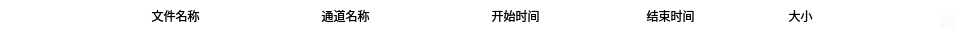
<?xml version="1.0" encoding="UTF-8"?>
<ui version="4.0">
 <class>FormDownloadFile</class>
 <widget class="QWidget" name="FormDownloadFile">
  <property name="geometry">
   <rect>
    <x>0</x>
    <y>0</y>
    <width>977</width>
    <height>42</height>
   </rect>
  </property>
  <property name="windowTitle">
   <string>Form</string>
  </property>
  <property name="styleSheet">
   <string notr="true">QWidget#widgetFileItemMain
{
	border-image: url(:/png/df_file_item_bg.png);
	selection-border-image: url(:/png/df_file_item_bg.png);
}

QWidget
{
	
	background-color: rgba(255, 255, 255, 0);
}</string>
  </property>
  <widget class="QWidget" name="widgetFileItemMain" native="true">
   <property name="geometry">
    <rect>
     <x>0</x>
     <y>1</y>
     <width>977</width>
     <height>33</height>
    </rect>
   </property>
   <widget class="QCheckBox" name="checkBox">
    <property name="geometry">
     <rect>
      <x>10</x>
      <y>1</y>
      <width>71</width>
      <height>28</height>
     </rect>
    </property>
    <property name="text">
     <string/>
    </property>
   </widget>
   <widget class="QLabel" name="labelName">
    <property name="geometry">
     <rect>
      <x>90</x>
      <y>1</y>
      <width>171</width>
      <height>28</height>
     </rect>
    </property>
    <property name="text">
     <string>文件名称</string>
    </property>
    <property name="alignment">
     <set>Qt::AlignCenter</set>
    </property>
   </widget>
   <widget class="QLabel" name="labelChannel">
    <property name="geometry">
     <rect>
      <x>260</x>
      <y>1</y>
      <width>171</width>
      <height>28</height>
     </rect>
    </property>
    <property name="text">
     <string>通道名称</string>
    </property>
    <property name="alignment">
     <set>Qt::AlignCenter</set>
    </property>
   </widget>
   <widget class="QLabel" name="labelBeginTime">
    <property name="geometry">
     <rect>
      <x>430</x>
      <y>1</y>
      <width>171</width>
      <height>28</height>
     </rect>
    </property>
    <property name="text">
     <string>开始时间</string>
    </property>
    <property name="alignment">
     <set>Qt::AlignCenter</set>
    </property>
   </widget>
   <widget class="QLabel" name="labelEndTime">
    <property name="geometry">
     <rect>
      <x>610</x>
      <y>1</y>
      <width>121</width>
      <height>28</height>
     </rect>
    </property>
    <property name="text">
     <string>结束时间</string>
    </property>
    <property name="alignment">
     <set>Qt::AlignCenter</set>
    </property>
   </widget>
   <widget class="QLabel" name="labelSize">
    <property name="geometry">
     <rect>
      <x>740</x>
      <y>1</y>
      <width>121</width>
      <height>28</height>
     </rect>
    </property>
    <property name="text">
     <string>大小</string>
    </property>
    <property name="alignment">
     <set>Qt::AlignCenter</set>
    </property>
   </widget>
   <widget class="QWidget" name="widget_2" native="true">
    <property name="geometry">
     <rect>
      <x>910</x>
      <y>1</y>
      <width>61</width>
      <height>28</height>
     </rect>
    </property>
    <widget class="QPushButton" name="pushButtonPlay">
     <property name="geometry">
      <rect>
       <x>29</x>
       <y>7</y>
       <width>17</width>
       <height>19</height>
      </rect>
     </property>
     <property name="styleSheet">
      <string notr="true">QPushButton
{
	border-image: url(:/png/df_play.png);
}

QPushButton:hover
{
	border-image: url(:/png/df_play_focus.png);
}

QPushButton:pressed
{
	border-image: url(:/png/df_play_focus.png);
}</string>
     </property>
     <property name="text">
      <string/>
     </property>
    </widget>
   </widget>
  </widget>
 </widget>
 <resources/>
 <connections/>
</ui>
